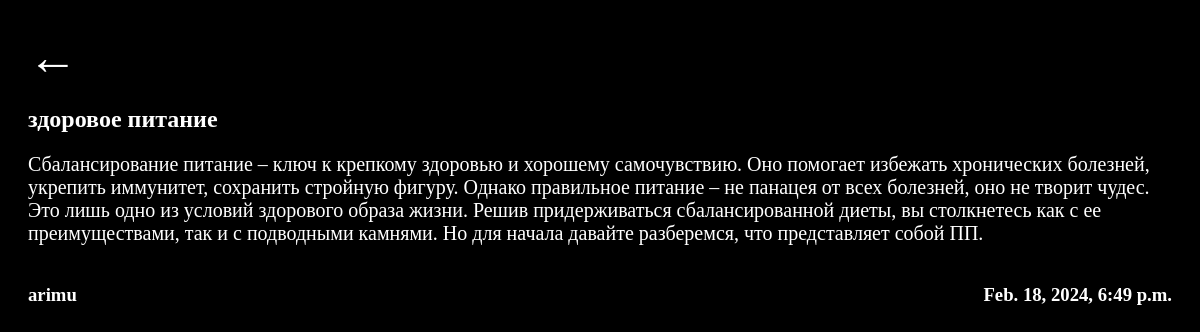
/1/, run on the app's committed database.
### app/models.py (models this page shows, shortened)
class Post(models.Model):
    title = models.CharField(
        max_length = 100,
        verbose_name = 'имя'
    )
    content = models.TextField(
        max_length = 1000,
        verbose_name = 'текст'
    )
    category = models.ForeignKey(
        Category,on_delete = models.PROTECT
    )
    author = models.ForeignKey(
        Author,on_delete = models.PROTECT
    )
    created_at = models.DateTimeField(
        auto_now_add=True
    )
    image = models.ImageField(null=True, blank=True, upload_to='images/')

class Author(models.Model):
    full_name = models.CharField(
        max_length = 125
    )

### app/views.py (the view)
# urls.py: path('<int:pk>/', post_detail),
def post_detail(request, pk):
    post = Post.objects.filter(pk = pk).first()
    return render(request, 'app/post.html', context={'post': post})

### app/templates/app/post.html (shortened to what this page needs)
<!DOCTYPE html>
<html lang="en">
<head>
</head>
<nav>
    <a class="href_post" href="/posts">←</a>
<body>
    <div class="container">
        <div class="text">
            <h1 class="title">
                {{post.title}}
            </h1>
            <p class="content">
                {{post.content}}
            </p>
        </div>
        <div class="about">
            <h3 class="author">
                {{post.author.full_name}}
            </h3>
            <h3 class="time">
                {{post.created_at}}
            </h3>
        </div>
    </div>
</body>
</html>

### app/templates/app/post.html (style rules this page uses)
body { background: black; color: white; padding: 20px; }
.about { justify-content: space-between; display: flex; }
.content { font-size:20px; }
.href_post { text-decoration: none; color: white; font-size: 50px; }

### data on the page
Post: title "здоровое питание", content "Сбалансирование питание – ключ к крепкому здоровью и хорошему самочувствию. Оно помогает избежать хронических болезней, укрепить иммунитет, сохранить стройную фигуру. Однако правильное питание – не панацея от всех болезней, оно не творит чудес. Это лишь одно из условий здорового образа жизни. Решив придерживаться сбалансированной диеты, вы столкнетесь как с ее преимуществами, так и с подводными камнями. Но для начала давайте разберемся, что представляет собой ПП.", author.full_name "arimu", created_at "Feb. 18, 2024, 6:49 p.m."
